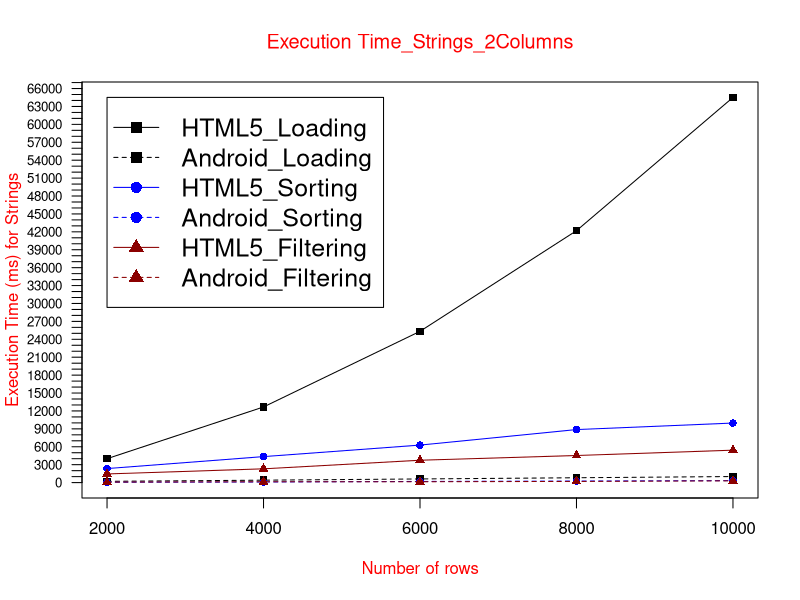

R code for this plot:
data <- read.table("ETstr2col.txt", header = TRUE)

max_y <- max(data)
plot_colors <- c("black", "blue", "red4")
png(filename="ETstr2Col.png", height = 1000, width = 1300, bg = "white")
plot(data$HTML5_Loading, type = "o", col = plot_colors[1], pch=15, lty=1, ylim=c(0,max_y), axes=FALSE, ann=FALSE)
axis(1, at=1:5, lab=c("2000", "4000", "6000", "8000", "10000"))
axis(2, las=1, at=1000*0:max_y, cex.axis = 0.8)

box()
lines(data$Android_Loading, type="o", pch=15, lty=2, col=plot_colors[1])
lines(data$HTML5_Sorting, type="o", pch=16, lty=1,  col=plot_colors[2])
lines(data$Android_Sorting, type="o", pch=16, lty=2,  col=plot_colors[2])   
lines(data$HTML5_Filtering, type="o", pch=17, lty=1, col=plot_colors[3])
lines(data$Android_Filtering, type="o", pch=17, lty=2,   col=plot_colors[3])

title(main="Execution Time_Strings_2Columns", col.main="red", font.main=6)
title(xlab= "Number of rows", col.lab="red")
title(ylab= "Execution Time (ms) for Strings", col.lab="red")
legend(1, max_y, names(data), cex=1.5, col=c("black", "black","blue", "blue","red4","red4"), pch=c(15,15,16,16,17,17), lty=c(1,2,1,2,1,2));


dev.off()
